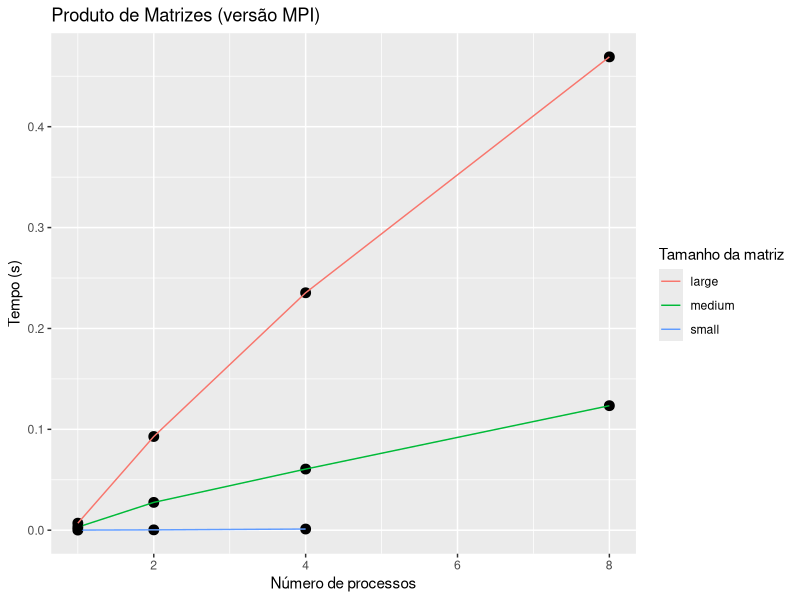

Recreate this plot in R.
# plot graphics for ex2
library(ggplot2)

x <- c(1, 2, 4, 8)
ys <- c(0.0001286, 0.0003367, 0.0011592, NA)
ym <- c(0.0030924, 0.0275752, 0.0606025, 0.1234369)
yl <- c(0.0069657, 0.0928792, 0.2353698, 0.4692058)

png(file="ex2_mpi.png", bg="transparent")

g <- ggplot() + xlab("Número de processos") + ylab("Tempo (s)") + ggtitle("Produto de Matrizes (versão MPI)") + labs(colour="Tamanho da matriz")

g <- g + geom_point(aes(x = x, y = ys), size = 3) + geom_line(aes(x = x, y = ys, colour="small"))

g <- g + geom_point(aes(x = x, y = ym), size = 3) + geom_line(aes(x = x, y = ym, colour="medium"))

g <- g + geom_point(aes(x = x, y = yl), size = 3) + geom_line(aes(x = x, y = yl, colour="large"))

g

dev.off()
